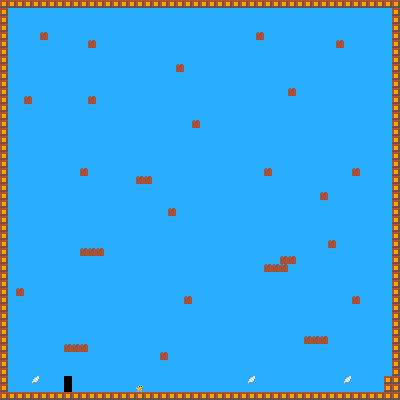

A level layout from a 2D game, rendered from its tile map. Below: a short description, then the map file with tile-grid data replaced by summaries:
An orthogonal 50x50 tile map with 8x8 px tiles, 3 tile layers (Background, Tile Layer 1, GameObjects) and 1 object (FirstDoor).

<map version="1.2" tiledversion="1.2.2" orientation="orthogonal" renderorder="right-down" width="50" height="50" tilewidth="8" tileheight="8" infinite="0" nextlayerid="5" nextobjectid="2">
 <properties>
  <property name="LevelNumber" value="99" />
 </properties>
 <tileset firstgid="1" source="Textures.tsx" />
 <layer id="2" name="Background" width="50" height="50">
  <data>[2500 cells, 2500 non-empty, 3 distinct tile ids]</data>
 </layer>
 <layer id="1" name="Tile Layer 1" width="50" height="50">
  <data>[2500 cells, 233 non-empty, 2 distinct tile ids]</data>
 </layer>
 <layer id="3" name="GameObjects" width="50" height="50">
  <data>[2500 cells, 4 non-empty, 2 distinct tile ids]</data>
 </layer>
 <objectgroup id="4" name="Object Layer 1">
  <object id="1" name="FirstDoor" x="60.7642" y="366.733" width="15.6514" height="31.6096">
   <properties>
    <property name="GoToDoor" value="FlyingDoor" />
    <property name="GoToMap" value="TestLevel2" />
   </properties>
  </object>
 </objectgroup>
</map>
